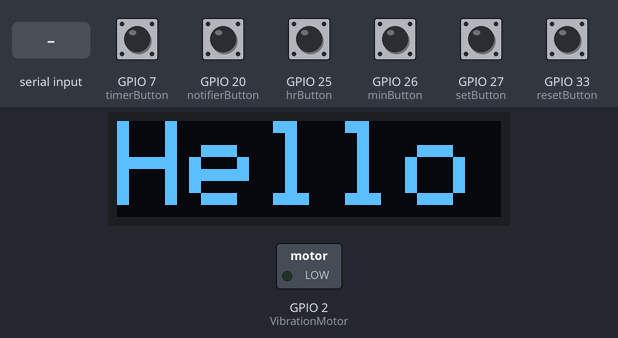
Bench run of a sketch on a simulated ESP32. Parts: 128×32 one-colour display, switched loads named in the sketch (green lamp = pin HIGH). Inputs (shaded band) come from the test bench; at power-on: GPIO 7 (timerButton), GPIO 20 (notifierButton), GPIO 25 (hrButton), GPIO 26 (minButton), GPIO 27 (setButton), GPIO 33 (resetButton) HIGH. Nothing arrives over Bluetooth unless stated; what the sketch prints to the serial monitor is not drawn.

Above: at 2.2 s.
2.3 s: GPIO 20 (notifierButton) pulled LOW for 0.15 s
At 3.0 s:
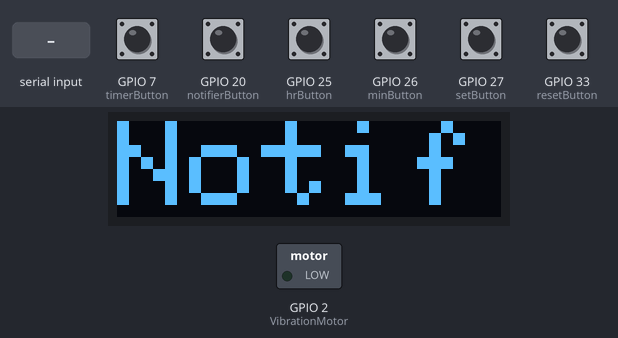
3.9 s: "1" received over the second serial link
At 5.4 s:
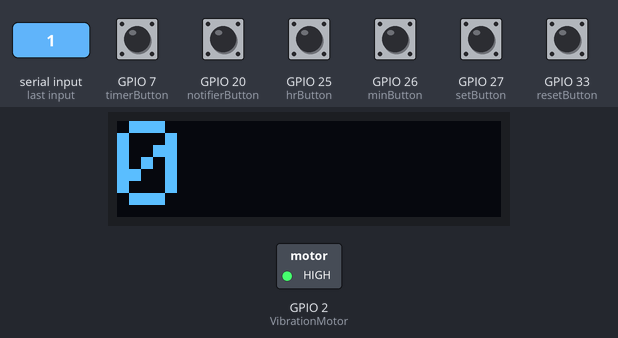
6.9 s: GPIO 33 (resetButton) pulled LOW for 0.15 s
At 7.6 s:
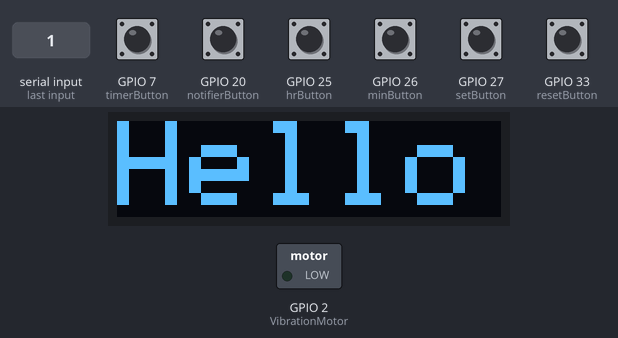
8.5 s: GPIO 7 (timerButton) pulled LOW for 0.15 s
At 8.9 s:
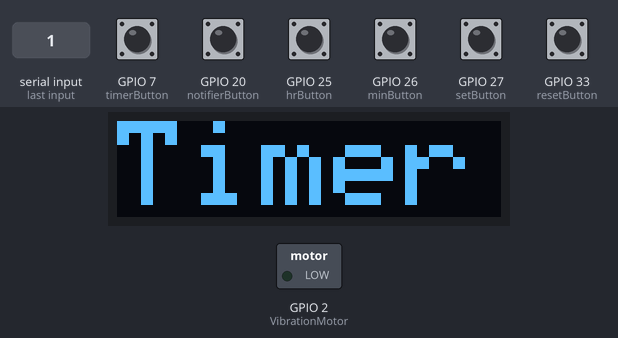
10.1 s: GPIO 33 (resetButton) pulled LOW for 1 s
At 11.3 s:
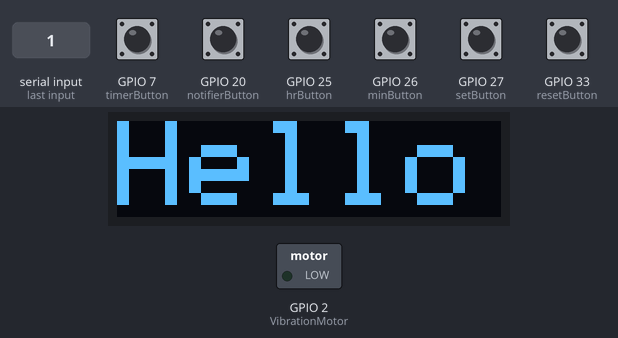
12.6 s: GPIO 7 (timerButton) pulled LOW for 1 s
At 13.2 s:
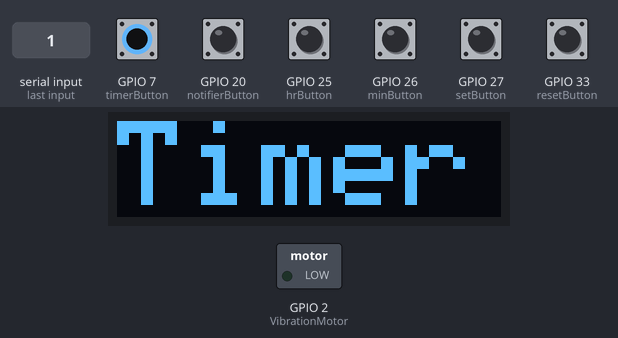
Timing chart, 0 to 15.6 s (numbered marks = the images above; inputs shaded):
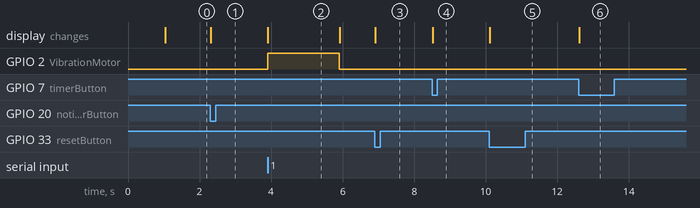

Measured:
- after the input at 2.3 s, the display: changes at once (image 1)
- after the input at 3.9 s, GPIO 2 (VibrationMotor): LOW → HIGH at once, → LOW 2.0 s later; the display: changes at once (image 2)
- after the input at 6.9 s, the display: changes at once (image 3)
- after the input at 8.5 s, the display: changes at once (image 4)
- after the input at 10.1 s, the display: changes at once (image 5)
- after the input at 12.6 s, the display: changes at once (image 6)
- what the display in image 2 shows lasts 2.0 s, from 3.9 s to 5.9 s

The sketch:

wristband.ino
```cpp
#include <SPI.h>
#include <Wire.h>
#include <Adafruit_GFX.h>
#include <Adafruit_SSD1306.h>
#include <BluetoothSerial.h>
#include "driver/rtc_io.h"
#include "RTClib.h"
#include "esp_sleep.h"

RTC_DS3231 rtc;
BluetoothSerial SerialBT;

#define SCREEN_WIDTH 128
#define SCREEN_HEIGHT 32
#define OLED_RESET -1
#define SCREEN_ADDRESS 0x3C
#define INTERRUPT_PIN 14

#if !defined(CONFIG_BT_ENABLED) || !defined(CONFIG_BLUEDROID_ENABLED)
#error Bluetooth is not enabled! Please run `make menuconfig` to and enable it
#endif

#if !defined(CONFIG_BT_SPP_ENABLED)
#error Serial Bluetooth not available or not enabled. It is only available for the ESP32 chip.
#endif

Adafruit_SSD1306 display(SCREEN_WIDTH, SCREEN_HEIGHT, &Wire, OLED_RESET);

const int hrButton = 25;
const int minButton = 26;
const int setButton = 27;
const int resetButton = 33;
const int VibrationMotor = 2;
const int notifierButton = 20;
const int timerButton = 7;
int hours = 0;
int minutes = 0;
int whistle = 1;
bool timer_completed = false;

void modeSelection();
void handleButtonPresses();
void updateDisplay();
void bluetoothNotification();

void setup(){
  Serial.begin(115200);
  delay(1000);
  pinMode(notifierButton, INPUT_PULLUP);
  pinMode(timerButton, INPUT_PULLUP);
  pinMode(hrButton, INPUT_PULLUP);
  pinMode(minButton, INPUT_PULLUP);
  pinMode(setButton, INPUT_PULLUP);
  pinMode(resetButton, INPUT_PULLUP);
  pinMode(VibrationMotor, OUTPUT);
  digitalWrite(VibrationMotor, LOW);

  if (!rtc.begin()) {
    Serial.println("Couldn't find RTC");
    while (1);
  }

  if (!display.begin(SSD1306_SWITCHCAPVCC, SCREEN_ADDRESS)) {
    Serial.println(F("SSD1306 allocation failed"));
    for (;;);
  }

  display.clearDisplay();
  display.setTextSize(4);
  display.setTextColor(SSD1306_WHITE);
  display.setCursor(0, 0);
  display.clearDisplay();
  display.setCursor(0,0);
  display.print("Hello");
  display.display();

  if (esp_sleep_get_wakeup_cause() == ESP_SLEEP_WAKEUP_EXT0) {
    timer_completed = true;
    while(digitalRead(resetButton) != LOW){
      digitalWrite(VibrationMotor, HIGH);
      display.clearDisplay();
      display.display();
    }
    digitalWrite(VibrationMotor, LOW);
    display.clearDisplay();
    display.setCursor(0, 0);
    display.print("Hello");
    display.display();
  }
}

void loop(){
  modeSelection();
}

void handleButtonPresses() {
  if (digitalRead(hrButton) == LOW) {
    hours = (hours + 1) % 24;
    updateDisplay();
    delay(200);
  }

  if (digitalRead(minButton) == LOW) {
    minutes = (minutes + 1) % 60;
    updateDisplay();
    delay(200);
  }

  if (digitalRead(resetButton) == LOW) {
    if(minutes == 0 && hours == 0){
      timer_completed = true;
      digitalWrite(VibrationMotor, LOW);
      display.clearDisplay();
      display.setCursor(0, 0);
      display.print("Hello");
      display.display();
    }

    else{
      hours = 0;
      minutes = 0;
      updateDisplay();
      delay(200);
    }
}

  if (digitalRead(setButton) == LOW) {
    Serial.println("Set");
    display.clearDisplay();
    display.display();
    rtc.clearAlarm(1);
    rtc.clearAlarm(2);
    rtc.writeSqwPinMode(DS3231_OFF);

    DateTime now = rtc.now();
    DateTime timerTime = now + TimeSpan(0, hours, minutes, 0);
    rtc.setAlarm1(timerTime, DS3231_A1_Minute);
    pinMode(INTERRUPT_PIN, INPUT_PULLUP);
    esp_sleep_enable_ext0_wakeup(GPIO_NUM_14, 0);
    esp_deep_sleep_start();
  }
}

void updateDisplay() {
  display.clearDisplay();
  char timeString[6];
  snprintf(timeString, sizeof(timeString), "%02d:%02d", hours, minutes);
  display.setCursor(0, 0);
  display.print(timeString);
  display.display();
}

void bluetoothNotification(){
  SerialBT.begin("ESP32receiver");
  Serial.println("The device started, now you can pair it with Bluetooth!");
  while(digitalRead(resetButton) != LOW){
    while (SerialBT.available()) {
      char incomingChar = SerialBT.read();
      display.clearDisplay();
      display.setCursor(0, 0);
      display.print(whistle/2);
      display.display();
      digitalWrite(VibrationMotor, HIGH);
      delay(2000);
      digitalWrite(VibrationMotor, LOW);
      display.clearDisplay();
      display.display();
      whistle += 1;
    }
  }

  digitalWrite(VibrationMotor, LOW);
  display.clearDisplay();
  display.setCursor(0, 0);
  display.print("Hello");
  display.display();
  delay(20);
}

void modeSelection(){
  if(digitalRead(timerButton) == LOW){
    timer_completed = false;
    display.clearDisplay();
    display.setCursor(0, 0);
    display.print("Timer");
    display.display();
    while(timer_completed != true){
      handleButtonPresses();
    }
    delay(200);
  }

  else if(digitalRead(notifierButton) == LOW){
    display.clearDisplay();
    display.setCursor(0,0);
    display.print("Notifier");
    display.display();
    bluetoothNotification();
    delay(200);
  }
}
```
